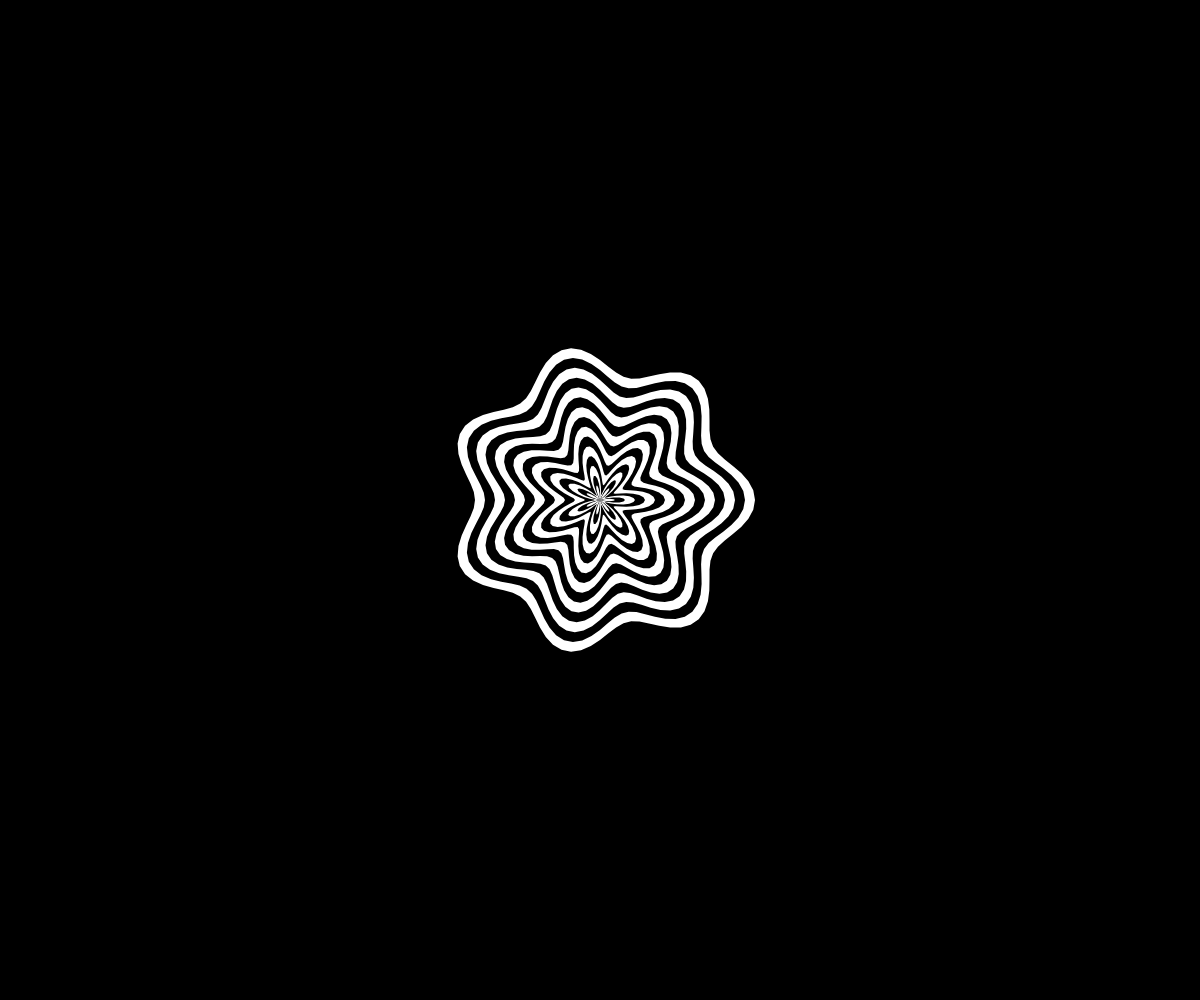
Frame 1 (no input)
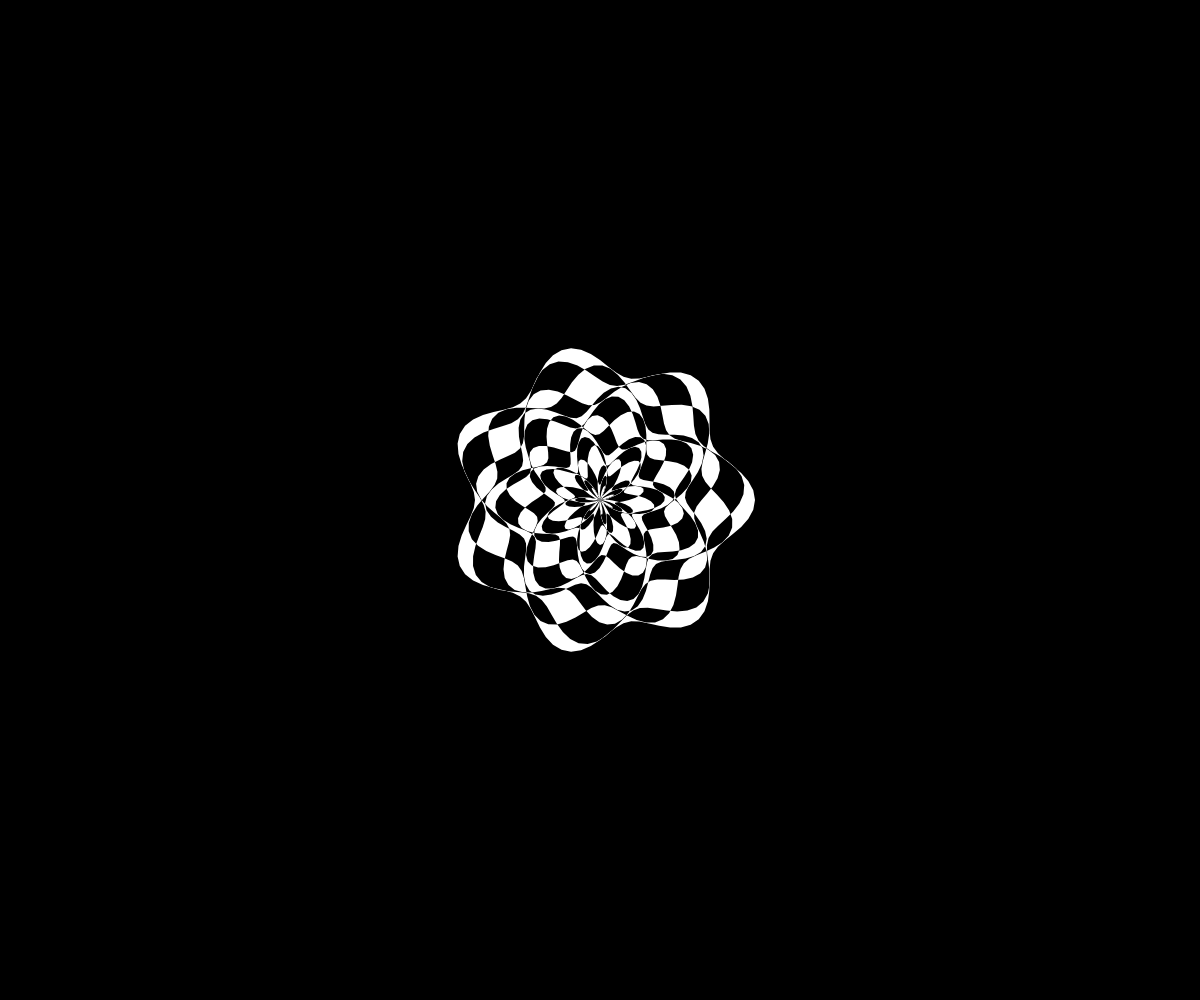
Frame 60 (no input)
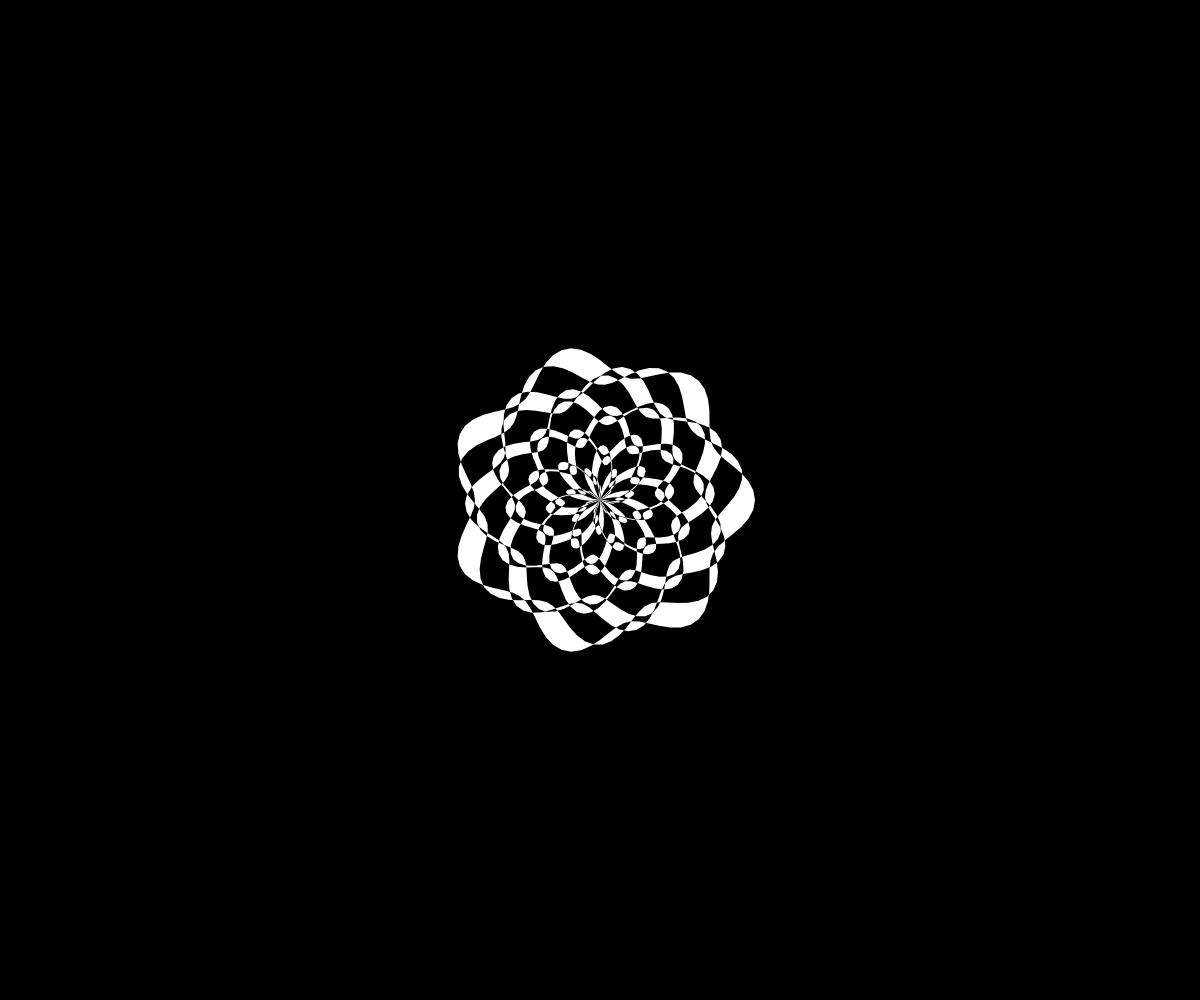
Frame 120 (the mouse pressed at the canvas centre since frame 60)

The p5.js sketch that drew these frames (run headless with seeded random() and noise() and a simulated clock; from frame 60 on, the mouse is pressed at the canvas centre):

// p5.js sketch
// ── sketch.js
let flowers = [];
let num = 15;

function setup() {
  createCanvas(window.innerWidth, window.innerHeight);
  angleMode(DEGREES);

  for (let i = 0; i < num; i++) {
    // 1. Without alternating-moving flowers
    // flowers[i] = new Flower(100, 140 - i * 10, 15, 7, i * 0.1);
    // 2. With alternation
    if (i % 2 == 0) {
      flowers[i] = new Flower(100, 140 - i * 10, 15, 7, i * 0.1);
    } else {
      flowers[i] = new Flower(100, 140 - i * 10, 15, 7, i * -0.1);
    }
  }
}

function draw() {
  background(0);
  translate(width / 2, height / 2);

  for (let i = 0; i < num; i++) {
    flowers[i].display();
  }
}

// ── flower.js
class Flower {
  constructor(points, r, flower_amplitude, period, speed) {
    this.x = [];
    this.y = [];
    this.points = points;
    this.flower_radius;
    this.r = r;
    this.flower_amplitude = flower_amplitude;
    this.period = period;
    this.speed = speed;
    this.rotatingAngle = 0;
  }

  display() {
    push();
    blendMode(DIFFERENCE);
    noStroke();
    // fill();
    beginShape();
    for (let i = 0; i < this.points; i++) {
      let angle = (i / this.points) * 360;
      this.flower_radius = this.flower_amplitude * cos(angle * this.period);
      this.x[i] =
        (this.r + this.flower_radius) * cos(angle + this.rotatingAngle);
      this.y[i] =
        (this.r + this.flower_radius) * sin(angle + this.rotatingAngle);
      vertex(this.x[i], this.y[i]);
    }
    endShape(CLOSE);
    pop();

    this.rotatingAngle += this.speed;
  }
}
